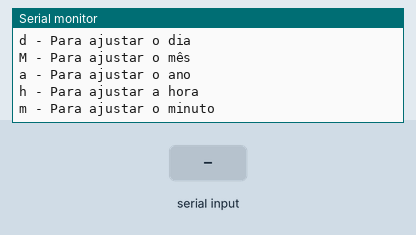
Simulated run of this sketch. Board: Arduino Uno, built with avr-gcc and run on an emulated ATmega328P. On the bench: the last lines printed to the serial monitor. The test bench sets the inputs (shaded band).

Above: at 1.2 s.
1.3 s: "d" received over Serial
At 1.8 s:
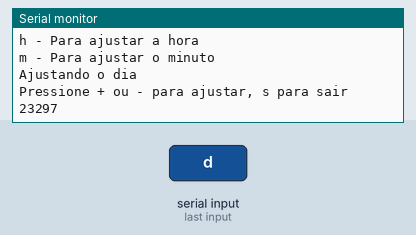
2.8 s: "+" received over Serial
At 4.0 s:
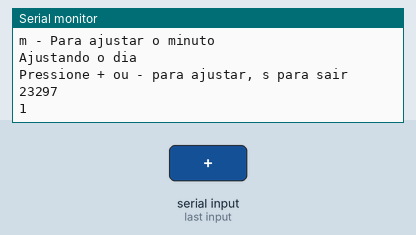

Measured:
- after the input at 1.3 s, the serial monitor: prints a new line at once (image 1)
- after the input at 2.8 s, the serial monitor: prints a new line at once (image 2)

The sketch:

ajusta_RTC.ino
```cpp
#include <Arduino.h>
#include <SPI.h>
#include <Wire.h>
#include <RTClib.h>  //Adafruit RTClib

#define SERIAL_RATE 115200

//Instanciando as classes
RTC_DS1307 rtc;

// retorna o ultimo dia do mes
int ultimoDiaMes( int m, int ano ) {
  int ultimoDia[12][2] = {{1,31},{2,28},{3,31},{4,30},{5,31},{6,30},{7,31},{8,31},{9,30},{10,31},{11,30},{12,31}};
  //verifica se o ano é bisexto
  if ((ano%4)==0) { ultimoDia[2][1]=29; }
  return ultimoDia[m][1];
}

// Funcao para ajustar um parametro do horário
// incrementa ou decrementa o parametro passado por referência,
// conforme comando recebido pela serial (+ ou -)
// Verifica se o parâmetro está dentro dos limites informados
// Retorna true se o parametro sofreu alguma alteracao
bool ajusta( int &par, String titulo, int min, int max ) {
  Serial.println( "Ajustando o "+titulo);
  Serial.println( "Pressione + ou - para ajustar, s para sair");
  Serial.println( par );
  int parant = par;
  bool mudou = false;
  while (true) {
    // verifica se o parametro sofreu alteraçao
    if (parant != par) {
      Serial.println( par );
      parant = par;
      // ajusta variavel de controle para sinalizar a mudanca
      mudou = true;
    }
    while(!Serial.available()){ delay(30); }
    char input = Serial.read();
    if( String(input)=="s" ) { break; }
    if( String(input)=="+" ) { par++; }
    if( String(input)=="-" ) { par--; }
    if (par>max) { par = min; }
    if (par<min) { par = max; }
  }
  return mudou;
}

void setup() {
  Serial.begin( SERIAL_RATE );
  Serial.println(F("AJUSTE DO RTC"));
  Serial.println(F("-------------"));

  Serial.println(F("Inicializando o RTC..."));
  while(!rtc.begin()) { delay(50); }
  if (! rtc.isrunning() ) {
    Serial.println(F("RTC não inicializado. Sincronizando com o horário do sistema"));
    rtc.adjust(DateTime(F(__DATE__), F(__TIME__)));
  }

  Serial.println(F("Comande..."));
  Serial.println(F("d - Para ajustar o dia"));
  Serial.println(F("M - Para ajustar o mês"));
  Serial.println(F("a - Para ajustar o ano"));
  Serial.println(F("h - Para ajustar a hora"));
  Serial.println(F("m - Para ajustar o minuto"));
  Serial.println();

}

int s = 0;
long tempo = 0;

void loop() {

  //variaveis de horário para ajuste do RTC
  int dia, mes, ano, hora, minuto, segundo;

  if ( abs(millis()-tempo) > 10000 ) {
    DateTime now = rtc.now();
    segundo = now.second();
    dia = now.day();
    mes = now.month();
    ano = now.year();
    hora = now.hour();
    minuto = now.minute();
    Serial.println( "Horário atual: "+String(dia)+"-"+String(mes)+"-"+String(ano)+"  "+String(hora)+":"+String(minuto)+":"+String(segundo));
    tempo = millis();
  }

  delay( 30 );

  // Verifica se recebeu algum comando pela serial
  bool mudou = false;

  if ( Serial.available() ) {
    char input = Serial.read();
    if ( String(input)=="d" ){ mudou=ajusta( dia,"dia", 1, ultimoDiaMes( mes, ano ) ); }
    if ( String(input)=="M" ){ mudou=ajusta( mes, "mês", 1, 12 ); }
    if ( String(input)=="a" ){ mudou=ajusta( ano, "ano", 1970, 2200 ); }
    if ( String(input)=="h" ){ mudou=ajusta( hora, "hora", 0, 23 ); }
    if ( String(input)=="m" ){ mudou=ajusta( minuto,"minuto", 0, 59 ); }
  }

  // Se houve alguma mudança, ajusta o horário do RTC
  if( mudou ) {
    rtc.adjust( DateTime(ano,mes,dia,hora,minuto,segundo) );
    tempo = 0;
  }

}
```
